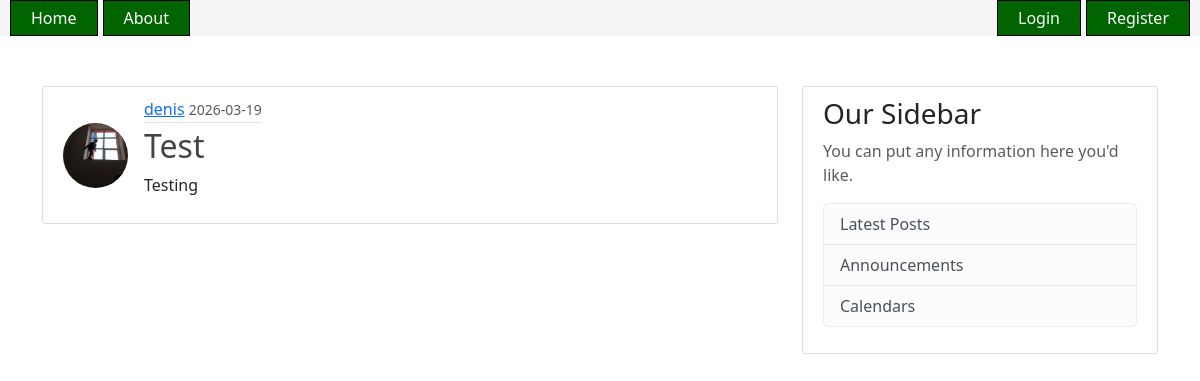
Page /post/3 on the earlier database version.
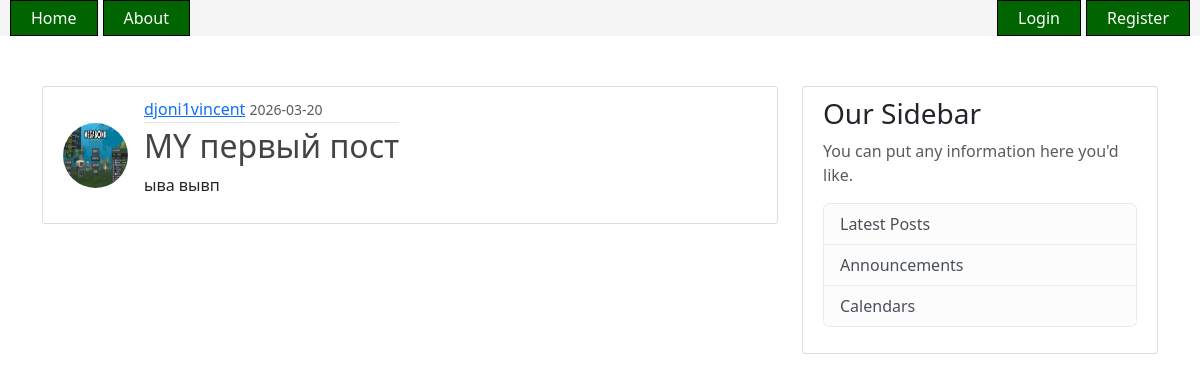
Same page on the later database version.
### flaskblog/models.py (models this page shows, shortened)
class User(db.Model, UserMixin):
    id = db.Column(db.Integer, primary_key=True)
    username = db.Column(db.String(20), unique=True, nullable=False)
    email = db.Column(db.String(120), unique=True, nullable=False)
    image_file = db.Column(db.String(20), nullable=False, default='default.jpg')
    password = db.Column(db.String(60), nullable=False)
    posts = db.relationship('Post', backref='author', lazy=True)

class Post(db.Model):
    id = db.Column(db.Integer, primary_key=True)
    title = db.Column(db.String(100), nullable=False)
    date_posted = db.Column(
        db.DateTime, nullable=False, default=datetime.utcnow
    )
    content = db.Column(db.Text, nullable=False)
    user_id = db.Column(db.Integer, db.ForeignKey('user.id'), nullable=False)

### flaskblog/routes.py (the view)
@app.route('/post/<int:post_id>')
def post(post_id):
    post = Post.query.get_or_404(post_id)
    return render_template('post.html', title=post.title, post=post)

### flaskblog/templates/post.html (shortened to what this page needs)
{% extends "base.html" %} {% block content %}
<article class="media content-section">
    <img
        class="rounded-circle article-img"
        src="{{ url_for('static', filename='profile_pics/' + post.author.image_file) }}"
    />
    <div class="media-body">
        <div class="article-metadata">
            <a class="mr-2" href="#">{{ post.author.username }}</a>
            <small class="text-muted"
                >{{ post.date_posted.strftime('%Y-%m-%d') }}</small
            >
        </div>
        <h2 class="article-title">{{ post.title }}</h2>
        <p class="article-content">{{ post.content }}</p>
    </div>
</article>
{% endblock content %}

Differences in the rows shown:
no longer on this page (row edited): User: image_file (picture), author.username "denis"
now on this page (row edited): User: image_file (picture), author.username "djoni1vincent"
changed Post: date_posted "2026-03-19" → "2026-03-20"; title "Test" → "MY первый пост"; content "Testing" → "ыва вывп"
